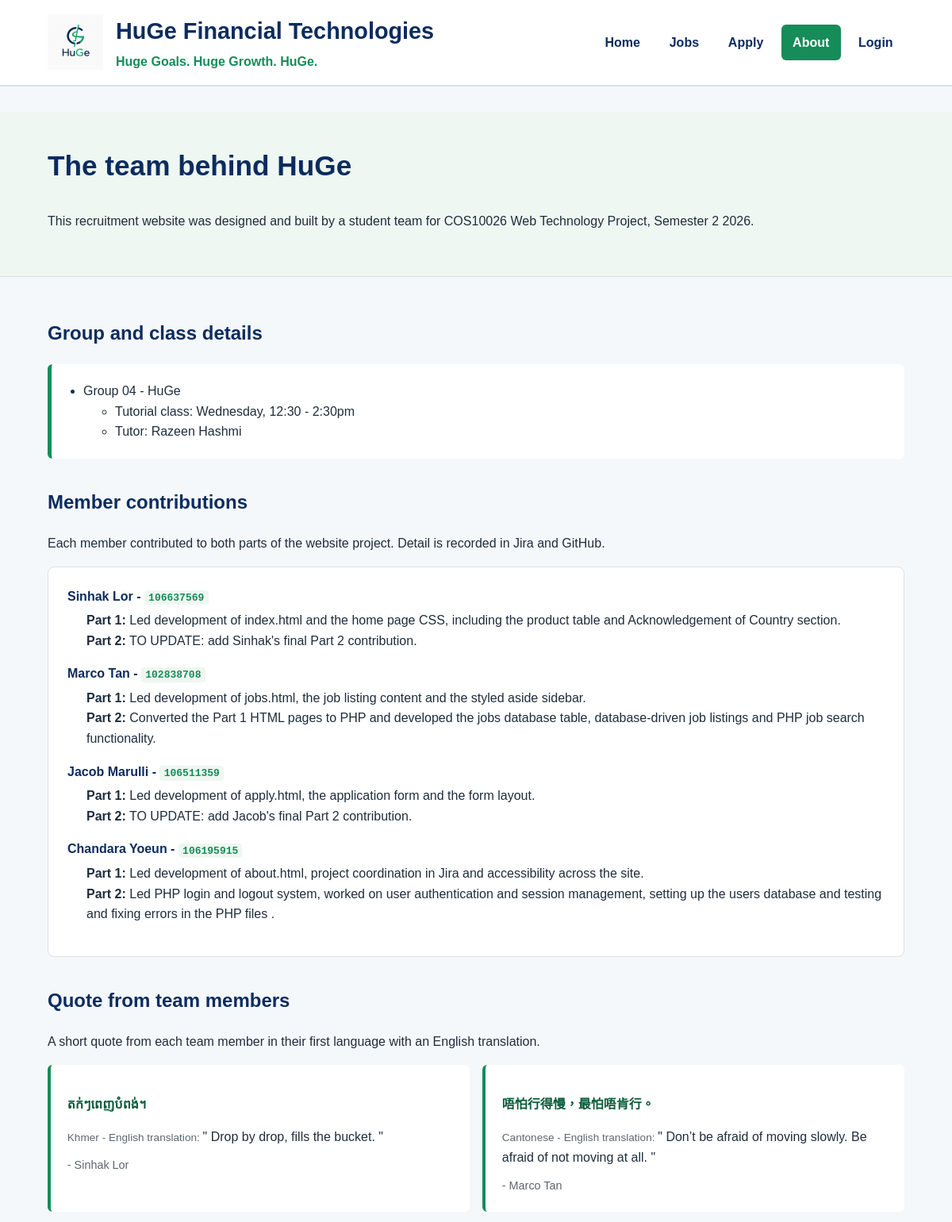
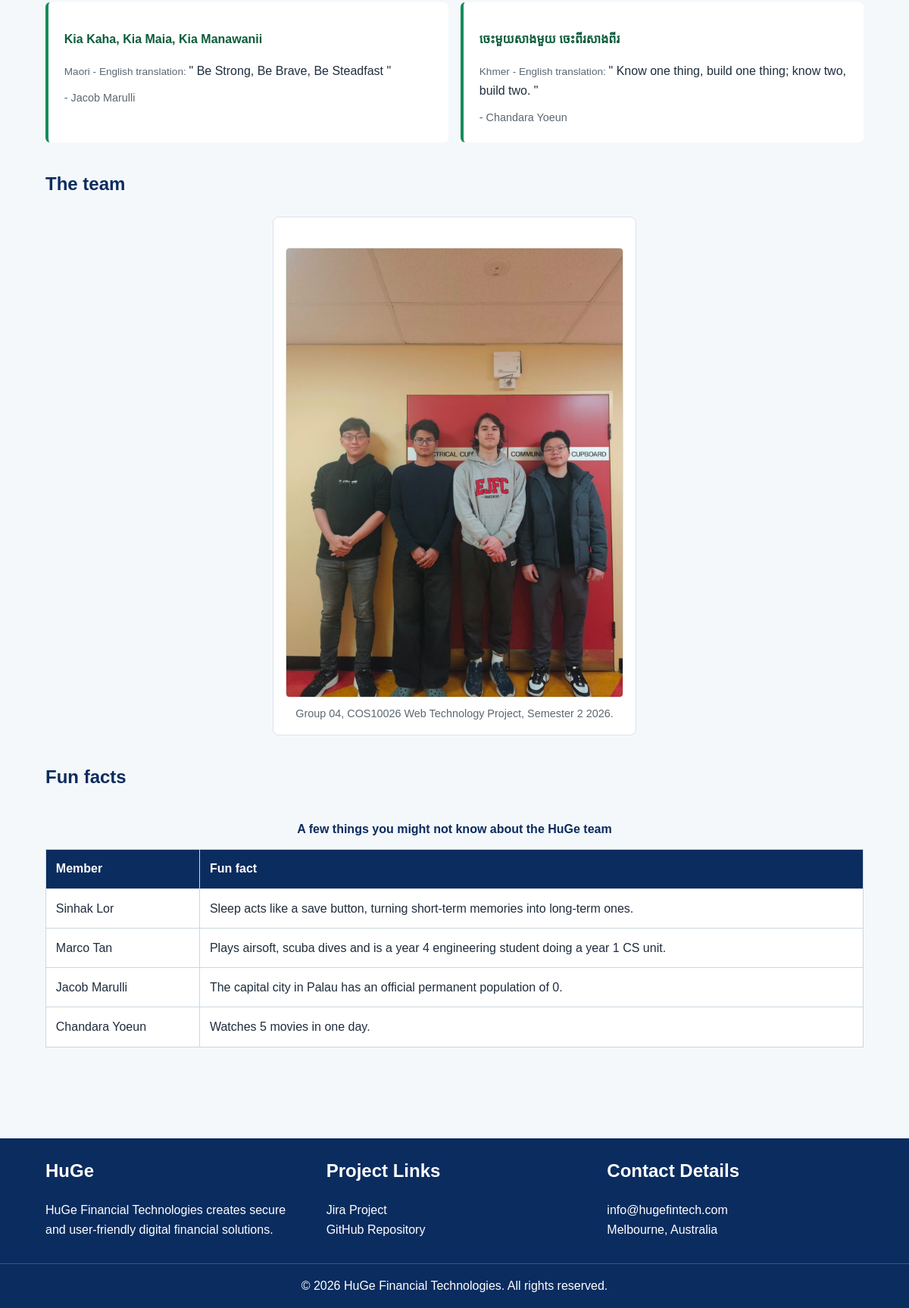
Page /about.php on the committed database (2 pictures, top to bottom).
### tables this page shows
CREATE TABLE IF NOT EXISTS team_members (
    member_id INT UNSIGNED NOT NULL AUTO_INCREMENT,
    member_name VARCHAR(100) NOT NULL,
    student_id VARCHAR(20) NOT NULL,
    part1_contribution TEXT NOT NULL,
    part2_contribution TEXT NOT NULL,
    quote_original TEXT NOT NULL,
    quote_translation TEXT NOT NULL,
    quote_lang VARCHAR(10) NOT NULL,
    quote_language VARCHAR(30) NOT NULL,
    fun_fact TEXT NOT NULL,
    PRIMARY KEY (member_id),
    UNIQUE KEY unique_student_id (student_id)
);

### about.php (the view, shortened to what this page needs)
<?php
require_once 'settings.php';
$current_page = 'about.php';
function h($text)
{
    return htmlspecialchars((string)$text, ENT_QUOTES, 'UTF-8');
}
$conn = mysqli_connect($host, $user, $pwd, $sql_db);
$db_error = '';
$about = array();
$members = array();
if (!$conn) {
    $db_error = 'Could not connect to the database.';
} else {
    mysqli_set_charset($conn, 'utf8mb4');
    $about_sql = "
        SELECT content_key, content_value
        FROM about_info
    ";
    $about_result = mysqli_query($conn, $about_sql);
    if ($about_result) {
        while ($row = mysqli_fetch_assoc($about_result)) {
            $about[$row['content_key']] = $row['content_value'];
        }
    } else {
        $db_error = 'Could not load the About page information.';
    }
    $member_sql = "
        SELECT
            member_id,
            member_name,
            student_id,
            part1_contribution,
            part2_contribution,
            quote_original,
            quote_translation,
            quote_lang,
            quote_language,
            fun_fact
        FROM team_members
        ORDER BY member_id ASC
    ";
    $member_result = mysqli_query($conn, $member_sql);
    if ($member_result) {
        while ($row = mysqli_fetch_assoc($member_result)) {
            $members[] = $row;
        }
    } else {
        $db_error = 'Could not load the team member information.';
    }
}
include 'header.inc';
?>
<main id="main">
    <section class="about-hero">
        <div class="wrap">
            <h1>
                <?php
                echo h(
                    $about['hero_title']
                    ?? 'The team behind HuGe'
                );
                ?>
            </h1>
            <p>
                <?php
                echo h(
                    $about['hero_text']
                    ?? 'COS10026 Web Technology Project, Semester 2 2026.'
                );
                ?>
            </p>
        </div>
    </section>
    <div class="wrap section">
<?php if ($db_error !== '') { ?>
        <p>
            <?php echo h($db_error); ?>
        </p>
<?php } else { ?>
        <h2>Group and class details</h2>
        <ul class="team-nested-list">
            <li>
                <?php
                echo h(
                    $about['group_name']
                    ?? 'Group 04 - HuGe'
                );
                ?>
                <ul>
                    <li>
                        Tutorial class:
                        <?php
                        echo h(
                            $about['tutorial_class']
                            ?? 'Wednesday, 12:30 - 2:30pm'
                        );
                        ?>
                    </li>
                    <li>
                        Tutor:
                        <?php
                        echo h(
                            $about['tutor_name']
                            ?? 'Razeen Hashmi'
                        );
                        ?>
                    </li>
                </ul>
            </li>
        </ul>
        <h2>Member contributions</h2>
        <p>
            <?php
            echo h(
                $about['contribution_intro']
                ?? 'Each member contributed to both parts of the project.'
            );
            ?>
        </p>
        <dl class="contribution-list">
<?php foreach ($members as $member) { ?>
            <dt>
                <?php echo h($member['member_name']); ?>
                -
                <span class="student-id">
                    <?php echo h($member['student_id']); ?>
                </span>
            </dt>
            <dd>
                <strong>Part 1:</strong>
                <?php
                echo h(
                    $member['part1_contribution']
                );
                ?>
                <br>
                <strong>Part 2:</strong>
                <?php
                echo h(
                    $member['part2_contribution']
                );
                ?>
            </dd>
<?php } ?>
        </dl>
        <h2>Quote from team members</h2>
        <p>
            <?php
            echo h(
                $about['quote_intro']
                ?? 'A short quote from each team member in their first language with an English translation.'
            );
            ?>
        </p>
        <div class="quote-list">
<?php foreach ($members as $member) { ?>
            <blockquote class="member-quote">
                <p
                    class="original"
                    lang="<?php echo h($member['quote_lang']); ?>"
                >
                    <?php
                    echo h(
                        $member['quote_original']
                    );
                    ?>
                </p>
                <p class="translation">
                    <span class="lang-label">
                        <?php
                        echo h(
                            $member['quote_language']
                        );
                        ?>
                        - English translation:
                    </span>
                    "
                    <?php
                    echo h(
                        $member['quote_translation']
                    );
                    ?>
                    "
                </p>
                <footer>
                    -
                    <?php
                    echo h(
                        $member['member_name']
                    );
                    ?>
                </footer>
            </blockquote>
<?php } ?>
        </div>
        <h2>The team</h2>
        <figure
            class="team-figure"
            style="max-width: 480px;"
        >
            <img
                src="<?php
                    echo h(
                        $about['team_photo']
                        ?? 'images/thegang.jpeg'
                    );
                ?>"
                alt="<?php
                    echo h(
                        $about['team_photo_alt']
                        ?? 'The HuGe team gathered together in the office'
                    );
                ?>"
                style="
                    margin-top: 1.5rem;
                    max-width: 480px;
                    border: 1px solid #dfe6e1;
                "
            >
            <figcaption>
                <?php
                echo h(
                    $about['team_photo_caption']
                    ?? 'Group 04, COS10026 Web Technology Project, Semester 2 2026.'
                );
                ?>
            </figcaption>
        </figure>
        <h2>Fun facts</h2>
        <div class="table-wrap">
            <table class="data-table fun-facts">
                <caption>
                    <?php
                    echo h(
                        $about['fun_facts_caption']
                        ?? 'A few things you might not know about the HuGe team'
                    );
                    ?>
                </caption>
                <thead>
                    <tr>
                        <th scope="col">
                            Member
                        </th>
                        <th scope="col">
                            Fun fact
                        </th>
                    </tr>
                </thead>
                <tbody>
<?php foreach ($members as $member) { ?>
                    <tr>
                        <td>
                            <?php
                            echo h(
                                $member['member_name']
                            );
                            ?>
                        </td>
                        <td>
                            <?php
                            echo h(
                                $member['fun_fact']
                            );
                            ?>
                        </td>
                    </tr>
<?php } ?>
                </tbody>
            </table>
        </div>
<?php } ?>
    </div>
</main>
<?php
include 'footer.inc';
?>

### header.inc (shortened to what this page needs)
<?php
$current_page = $current_page ?? '';
?>
<!DOCTYPE html>
<html lang="en">
<head>
    <link rel="stylesheet" href="styles/styles.css">
</head>
<body>
    <header>
        <div class="container header-flex">
            <div class="branding">
                <img src="images/Huge.png"
                     alt="HuGe Financial Technologies logo"
                     class="logo">
                <div>
                    <p class="site-title">HuGe<span class="brand-extra"> Financial Technologies</span></p>
                    <p class="tagline">Huge Goals. Huge Growth. HuGe.</p>
                </div>
            </div>
<?php include 'nav.inc'; ?>
        </div>
    </header>

### nav.inc (shortened to what this page needs)
<?php
$current_page = $current_page ?? '';
$links = [
    'index.php' => 'Home',
    'jobs.php'  => 'Jobs',
    'apply.php' => 'Apply',
    'about.php' => 'About',
    'login.php' => 'Login'
];
?>
            <nav aria-label="Main navigation">
                <ul class="nav-menu">
<?php foreach ($links as $file => $label): ?>
                    <li><a href="<?php echo $file; ?>"<?php echo ($file === $current_page) ? ' aria-current="page"' : ''; ?>><?php echo $label; ?></a></li>
<?php endforeach; ?>
                </ul>
            </nav>

### footer.inc (shortened to what this page needs)
<footer>
    <div class="container footer-grid">
        <section>
            <h2>HuGe</h2>
            <p>
                HuGe Financial Technologies creates secure and
                user-friendly digital financial solutions.
            </p>
        </section>
        <section>
            <h2>Project Links</h2>
            <ul class="footer-links">
                <li>
                    <a href="https://loolsinhak.atlassian.net/jira/software/projects/HUGE/boards/36?filter=&groupBy=none&atlOrigin=eyJpIjoiY2U0YTI4OTQyZjMxNDU3YTk3YmVjM2NkNTJiMGJhMjkiLCJwIjoiaiJ9" target="_blank" rel="noopener noreferrer">Jira Project</a>
                </li>
                <li>
                    <a href="https://github.com/106637569/HuGe" target="_blank" rel="noopener noreferrer">GitHub Repository</a>
                </li>
            </ul>
        </section>
        <section>
            <h2>Contact Details</h2>
            <ul class="footer-links">
                <li>
                    <a href="mailto:info@hugefintech.com">info@hugefintech.com</a>
                </li>
                <li>
                    Melbourne, Australia
                </li>
            </ul>
        </section>
    </div>
    <p class="footer-copy">
        &copy; 2026 HuGe Financial Technologies. All rights reserved.
    </p>
</footer>
</body>
</html>

### styles/styles.css (style rules this page uses)
* { box-sizing: border-box; }
body { margin: 0; font-family: Arial, Helvetica, sans-serif; line-height: 1.6; background-color: #f5f8fb; color: #1f2d3d; }
img { max-width: 100%; height: auto; }
a { color: #0b5c3b; }
.container, .wrap { width: 90%; max-width: 1200px; margin: 0 auto; }
main { padding: 2em 0; }
h1, h2, h3, h4 { color: #0b2c5f; }
h2 { margin-top: 1.5em; }
header { background-color: #ffffff; border-bottom: 2px solid #d9e2ec; padding: 1em 0; }
.header-flex { display: flex; justify-content: space-between; align-items: center; gap: 1em; flex-wrap: nowrap; }
.branding { display: flex; align-items: center; gap: 1em; min-width: 0; }
.logo { width: 70px; height: auto; }
.site-title { margin: 0; font-size: 1.8em; font-weight: bold; white-space: nowrap; color: #0b2c5f; }
.tagline { margin: 0.2em 0 0; color: #168c59; font-weight: bold; }
.nav-menu { list-style: none; margin: 0; padding: 0; display: flex; flex-wrap: nowrap; gap: 0.5em; }
.nav-menu a { display: block; text-decoration: none; color: #0b2c5f; font-weight: bold; padding: 0.6em 0.9em; border-radius: 6px; }
.nav-menu a:hover, .nav-menu a[aria-current="page"] { background-color: #168c59; color: #ffffff; }
.table-wrap { overflow-x: auto; margin: 1.5em 0; }
.data-table { width: 100%; border-collapse: collapse; background-color: #ffffff; }
.data-table caption { font-weight: bold; padding: 0.8em; color: #0b2c5f; }
.data-table th, .data-table td { border: 1px solid #ccd6dd; padding: 0.8em; text-align: left; }
.data-table thead { background-color: #0b2c5f; color: #ffffff; }
.data-table thead th { color: #ffffff; }
.about-hero { background-color: #eef7f1; padding: 2.5em 0; border-bottom: 1px solid #cfe5d6; }
.about-hero h1 { margin-top: 0; font-size: 2.2em; }
.section { padding-top: 1em; padding-bottom: 2em; }
.team-nested-list { background-color: #ffffff; border-left: 5px solid #168c59; padding: 1.3em 1.3em 1.3em 2.5em; border-radius: 6px; }
.contribution-list { background-color: #ffffff; border: 1px solid #d9e2ec; border-radius: 8px; padding: 1.5em; }
.contribution-list dt { font-weight: bold; color: #0b2c5f; margin-top: 1em; }
.contribution-list dt:first-child { margin-top: 0; }
.contribution-list dd { margin: 0.3em 0 1em 1.5em; }
.student-id { color: #168c59; font-family: monospace; background-color: #eef7f1; padding: 0.15em 0.4em; border-radius: 4px; }
.quote-list { display: grid; grid-template-columns: repeat(2, 1fr); gap: 1em; }
.member-quote { margin: 0; padding: 1.3em; background-color: #ffffff; border-left: 4px solid #168c59; border-radius: 6px; }
.member-quote .original { color: #0b5c3b; font-weight: bold; }
.member-quote .translation { margin: 0.6em 0 0; }
.member-quote .lang-label { font-size: 0.85em; color: #5c6770; }
.member-quote footer { margin-top: 0.8em; font-size: 0.9em; color: #5c6770; }
.team-figure { margin: 1.5em auto; background-color: #ffffff; padding: 1em; border: 1px solid #d9e2ec; border-radius: 8px; }
.team-figure img { display: block; width: 100%; border-radius: 5px; }
.team-figure figcaption { text-align: center; padding-top: 0.7em; font-size: 0.9em; color: #5c6770; }
body > footer:not(.site-footer) { background-color: #0b2c5f; color: #ffffff; margin-top: 2em; padding-top: 1.5em; }
.footer-grid { display: flex; justify-content: space-between; gap: 2em; flex-wrap: wrap; }
.footer-grid section { flex: 1; min-width: 220px; }
.footer-grid h2 { color: #ffffff; margin-top: 0; }
.footer-links { list-style: none; padding: 0; }
.footer-links a { color: #ffffff; text-decoration: none; }
.footer-copy { text-align: center; padding: 1em; margin: 1em 0 0; border-top: 1px solid rgba(255, 255, 255, 0.2); }

### rows in the picture
team_members: member_name "Sinhak Lor", student "106637569", part1_contribution "Led development of index.html and the home page CSS, including the product table and Acknowledgement of Country section.", part2_contribution "TO UPDATE: add Sinhak's final Part 2 contribution.", quote_original "តក់ៗពេញបំពង់។", quote_language "Khmer", quote_translation "Drop by drop, fills the bucket.", fun_fact "Sleep acts like a save button, turning short-term memories into long-term ones."
team_members: member_name "Marco Tan", student "102838708", part1_contribution "Led development of jobs.html, the job listing content and the styled aside sidebar.", part2_contribution "Converted the Part 1 HTML pages to PHP and developed the jobs database table, database-driven job listings and PHP job search functionality.", quote_original "唔怕行得慢，最怕唔肯行。", quote_language "Cantonese", quote_translation "Don’t be afraid of moving slowly. Be afraid of not moving at all.", fun_fact "Plays airsoft, scuba dives and is a year 4 engineering student doing a year 1 CS unit."
team_members: member_name "Jacob Marulli", student "106511359", part1_contribution "Led development of apply.html, the application form and the form layout.", part2_contribution "TO UPDATE: add Jacob's final Part 2 contribution.", quote_original "Kia Kaha, Kia Maia, Kia Manawanii", quote_language "Maori", quote_translation "Be Strong, Be Brave, Be Steadfast", fun_fact "The capital city in Palau has an official permanent population of 0."
team_members: member_name "Chandara Yoeun", student "106195915", part1_contribution "Led development of about.html, project coordination in Jira and accessibility across the site.", part2_contribution "Led PHP login and logout system, worked on user authentication and session management, setting up the users database and testing and fixing errors in the PHP files .", quote_original "ចេះមួយសាងមួយ ចេះពីរសាងពីរ", quote_language "Khmer", quote_translation "Know one thing, build one thing; know two, build two.", fun_fact "Watches 5 movies in one day."

### other values in the picture
$label "Home"
$label "Jobs"
$label "Apply"
$label "About"
$label "Login"
$about['hero_title'] "The team behind HuGe"
$about['hero_text'] "This recruitment website was designed and built by a student team for COS10026 Web Technology Project, Semester 2 2026."
$about['group_name'] "Group 04 - HuGe"
$about['tutorial_class'] "Wednesday, 12:30 - 2:30pm"
$about['tutor_name'] "Razeen Hashmi"
$about['contribution_intro'] "Each member contributed to both parts of the website project. Detail is recorded in Jira and GitHub."
$about['quote_intro'] "A short quote from each team member in their first language with an English translation."
$about['team_photo_caption'] "Group 04, COS10026 Web Technology Project, Semester 2 2026."
$about['fun_facts_caption'] "A few things you might not know about the HuGe team"
